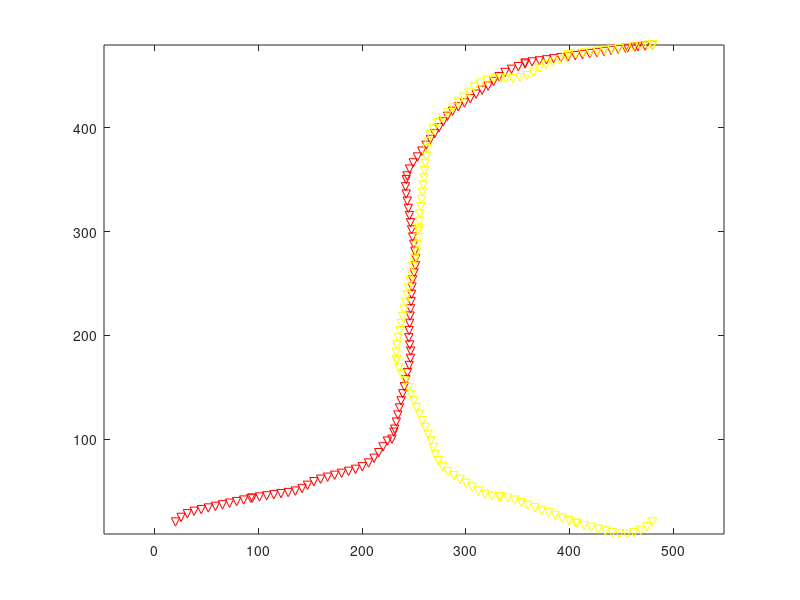

MATLAB code for this plot: (Note: this script raises an error after producing the figure.)
clearvars
close all
rand('state',1);

env.x_max = 500;
env.y_max = 500;
x_max=500;
y_max=500;
width_c=50;
width_b=100;
l_block=0.5*(x_max-width_c);
h_block=(y_max-2*width_b);
obstacle1 = [0,width_b,l_block,h_block];
obstacle2 = [x_max-l_block,width_b,l_block,h_block];
ob_vec=[obstacle1;obstacle2];
env.ob_vec=ob_vec;

EPS = 10;
rho=40;
    BETA=EPS/rho; 
numNodes=2000;

% 7-10 deconfliciton
dt=0.1;

confliction_init.notCollided=1;

%% Agent1
agent1.q_start.coord = [20 20];
agent1.q_start.dir=pi/4; 
agent1.q_start.cost = 0;
agent1.q_start.parent = 0;

agent1.q_goal.coord = [x_max-20 y_max-20];
agent1.q_goal.cost = 0;
agent1.q_goal.dir=0;

agent1.speedmode=0;
agent1.q_ci=agent1.q_start;

agent1.i=2; %used for path following

agent1.confliction=confliction_init;


%% Agent2
agent2.q_start.coord = [x_max-20 20];
agent2.q_start.dir=-3*pi/4; 
agent2.q_start.cost = 0;
agent2.q_start.parent = 0;

agent2.q_goal.coord = [x_max-20 y_max-20];
agent2.q_goal.cost = 0;
agent2.q_goal.dir=0;

agent2.speedmode=0;
agent2.q_ci=agent2.q_start;

agent2.i=2;

agent2.confliction=confliction_init;

% load('path')
% agent1.path=newpath;
% agent1.i=2;

% load('path_data')
load('newpath_data2')
agent1.path=newpath1;
agent2.path=newpath2;


% plot_env(env,1)
plot(agent1.path(:,1),agent1.path(:,2),'rv')
hold on
plot(agent2.path(:,1),agent2.path(:,2),'yv')
axis equal
% axis([10 50 10 50])

% state_check1=[];
% state_check2=[];
dist_agent=[];

Agents=[agent1; agent2];

%% System construction
Sys.Agents=Agents;
Sys.ActivatedCenters=[];

%% Simulation
for t=0:dt:80
    disp(t)
%     Agents=control(Agents,rho,EPS,dt);
    Sys=controlSystem3(Sys,rho,EPS,dt);
    
    Agents=Sys.Agents;
    % --- show the states
    for i=1:2
        disp(Sys.Agents(i).confliction)
    end
    disp(Sys.ActivatedCenters)
    % ---
    
    for i=1:2
        plot(Agents(i).q_ci.coord(1),Agents(i).q_ci.coord(2),'b.')
        hold on
        temp=Agents(i);
        plot(Agents(i).path(temp.i,1), Agents(i).path(temp.i,2),'g.')
        if ~Agents(i).confliction.notCollided
            plot(Agents(i).confliction.center(1), Agents(i).confliction.center(2),'ko')
            hold on
            plot(Agents(i).confliction.leave(1), Agents(i).confliction.leave(2),'k.')
        end
        drawnow
    end    
    
    dist_agent=[dist_agent norm(Agents(1).q_ci.coord-Agents(2).q_ci.coord)];
end
figure(3)
plot(0:dt:80,dist_agent)
